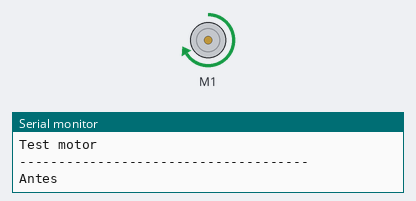
Recording of a sketch running on a simulated Arduino Uno, built with avr-gcc and run on an emulated ATmega328P. Parts: DC motor (green arrow = forward, orange = backward, longer = faster), the last lines printed to the serial monitor.

Above: at 0.2 s.
At 0.7 s:
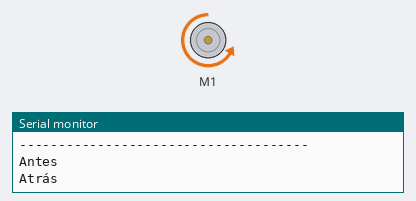
At 3.5 s:
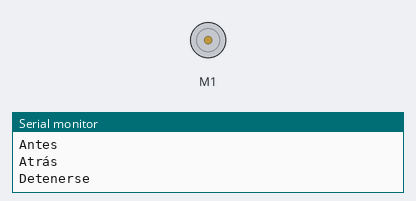
Timing chart, 0 to 4.6 s (numbered marks = the images above):
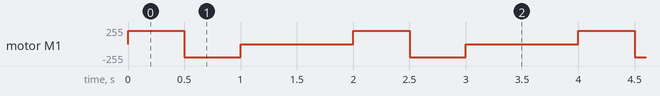

Measured:
- by itself, motor M1: repeats every 2.0 s: backward 200/255 0.50 s, stopped 1.0 s, forward 200/255 0.50 s

The sketch:

prueba.ino
```cpp
//Librairieshttps://github.com/bitwiseAr/Curso-Arduino-desde-cero
#include <AFMotor.h>
//Constants
const int motorspeed=200;
//Parameters
AF_DCMotor motorG(1);

void setup() {
  //Código de inicialización: se ejecuta una vez
  Serial.begin(9600);
  Serial.println("Test motor");

  motorG.setSpeed(motorspeed);
  motorG.run(RELEASE);

}

void loop() {
  // Código principal: se ejecuta repetitivamente
  Serial.println("-------------------------------------");
  Serial.println("Antes ");
  motorG.run(FORWARD);
  delay(500);
  Serial.println("Atrás ");
  motorG.run(BACKWARD);
  delay(500);
  Serial.println("Detenerse ");
  motorG.run(RELEASE);
  delay(1000);
}
```
